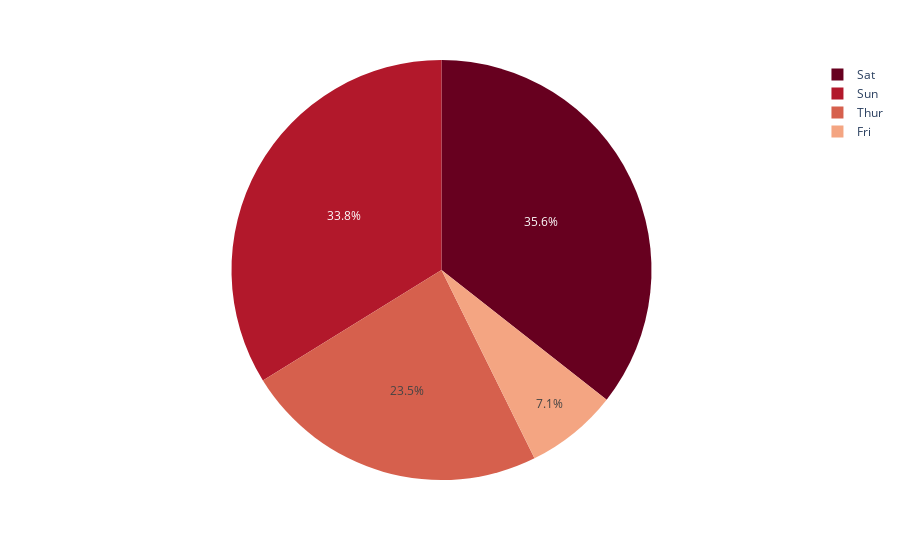

The cell this chart's notebook holds for it:
### Code cell
import plotly.express as px
df = px.data.tips()
fig = px.pie(df, values='tip', names='day', color_discrete_sequence=px.colors.sequential.RdBu) #颜色离散序列
fig.show()

#fig = px.pie(df, values='tip', names='day', color_discrete_sequence=px.colors.sequential.Bluyl)#另外种颜色

#设置饼图的颜色：color_discrete_sequence=px.colors.sequential.Bluyl

### Figure 1 — Plotly figure (JSON) as saved in the notebook; plotly's stock layout.template omitted (floating-point values rounded to 4 significant figures; data arrays with more than 128 entries replaced by an {"elided": "..."} marker saying what was removed)
{"data": [{"domain": {"x": [0, 1], "y": [0, 1]}, "hovertemplate": "day=%{label}<br>tip=%{value}<extra></extra>", "labels": {"elided": "244 str values"}, "legendgroup": "", "name": "", "showlegend": true, "type": "pie", "values": {"elided": "244 float values"}}], "layout": {"legend": {"tracegroupgap": 0}, "margin": {"t": 60}, "piecolorway": ["rgb(103,0,31)", "rgb(178,24,43)", "rgb(214,96,77)", "rgb(244,165,130)", "rgb(253,219,199)", "rgb(247,247,247)", "rgb(209,229,240)", "rgb(146,197,222)", "rgb(67,147,195)", "rgb(33,102,172)", "rgb(5,48,97)"]}}
